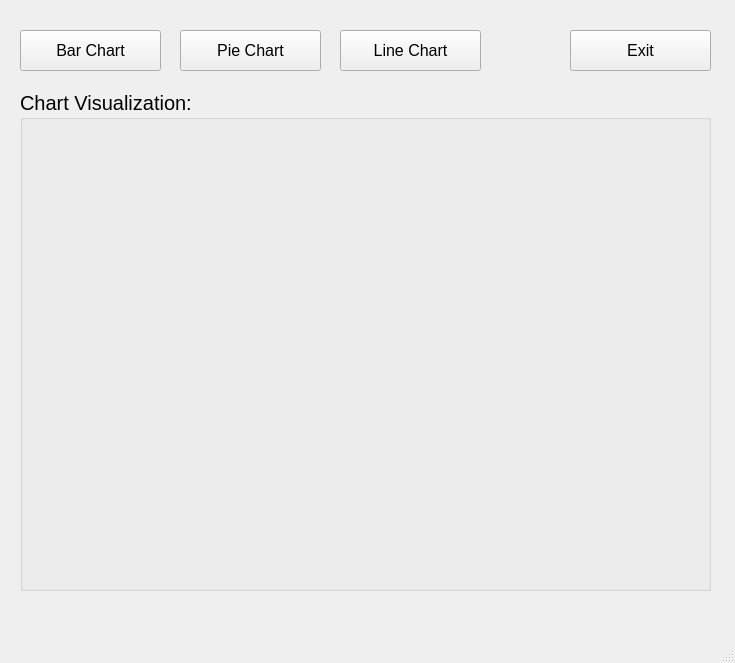
<?xml version="1.0" encoding="UTF-8"?>
<ui version="4.0">
 <class>MainWindow</class>
 <widget class="QMainWindow" name="MainWindow">
  <property name="geometry">
   <rect>
    <x>0</x>
    <y>0</y>
    <width>735</width>
    <height>663</height>
   </rect>
  </property>
  <property name="windowTitle">
   <string>BanhBeo</string>
  </property>
  <widget class="QWidget" name="centralwidget">
   <widget class="QPushButton" name="pushButtonBarChart">
    <property name="geometry">
     <rect>
      <x>20</x>
      <y>30</y>
      <width>141</width>
      <height>41</height>
     </rect>
    </property>
    <property name="font">
     <font>
      <pointsize>12</pointsize>
     </font>
    </property>
    <property name="text">
     <string>Bar Chart</string>
    </property>
    <property name="icon">
     <iconset>
      <normaloff>../images/ic_barchart.webp</normaloff>../images/ic_barchart.webp</iconset>
    </property>
    <property name="iconSize">
     <size>
      <width>30</width>
      <height>30</height>
     </size>
    </property>
   </widget>
   <widget class="QPushButton" name="pushButtonPieChart">
    <property name="geometry">
     <rect>
      <x>180</x>
      <y>30</y>
      <width>141</width>
      <height>41</height>
     </rect>
    </property>
    <property name="font">
     <font>
      <pointsize>12</pointsize>
     </font>
    </property>
    <property name="text">
     <string>Pie Chart</string>
    </property>
    <property name="icon">
     <iconset>
      <normaloff>../images/ic_piechart.webp</normaloff>../images/ic_piechart.webp</iconset>
    </property>
    <property name="iconSize">
     <size>
      <width>30</width>
      <height>30</height>
     </size>
    </property>
   </widget>
   <widget class="QPushButton" name="pushButtonLineChart">
    <property name="geometry">
     <rect>
      <x>340</x>
      <y>30</y>
      <width>141</width>
      <height>41</height>
     </rect>
    </property>
    <property name="font">
     <font>
      <pointsize>12</pointsize>
     </font>
    </property>
    <property name="text">
     <string>Line Chart</string>
    </property>
    <property name="icon">
     <iconset>
      <normaloff>../images/ic_linechart.webp</normaloff>../images/ic_linechart.webp</iconset>
    </property>
    <property name="iconSize">
     <size>
      <width>30</width>
      <height>30</height>
     </size>
    </property>
   </widget>
   <widget class="QPushButton" name="pushButtonExit">
    <property name="geometry">
     <rect>
      <x>570</x>
      <y>30</y>
      <width>141</width>
      <height>41</height>
     </rect>
    </property>
    <property name="font">
     <font>
      <pointsize>12</pointsize>
     </font>
    </property>
    <property name="text">
     <string>Exit</string>
    </property>
    <property name="icon">
     <iconset>
      <normaloff>../images/ic_shutdown.webp</normaloff>../images/ic_shutdown.webp</iconset>
    </property>
    <property name="iconSize">
     <size>
      <width>30</width>
      <height>30</height>
     </size>
    </property>
   </widget>
   <widget class="QGroupBox" name="groupBox">
    <property name="geometry">
     <rect>
      <x>20</x>
      <y>90</y>
      <width>691</width>
      <height>501</height>
     </rect>
    </property>
    <property name="font">
     <font>
      <pointsize>15</pointsize>
     </font>
    </property>
    <property name="title">
     <string>Chart Visualization:</string>
    </property>
    <layout class="QVBoxLayout" name="verticalLayout_2">
     <item>
      <layout class="QVBoxLayout" name="verticalLayoutPlot"/>
     </item>
    </layout>
   </widget>
  </widget>
  <widget class="QMenuBar" name="menubar">
   <property name="geometry">
    <rect>
     <x>0</x>
     <y>0</y>
     <width>735</width>
     <height>26</height>
    </rect>
   </property>
  </widget>
  <widget class="QStatusBar" name="statusbar"/>
 </widget>
 <resources/>
 <connections/>
</ui>
